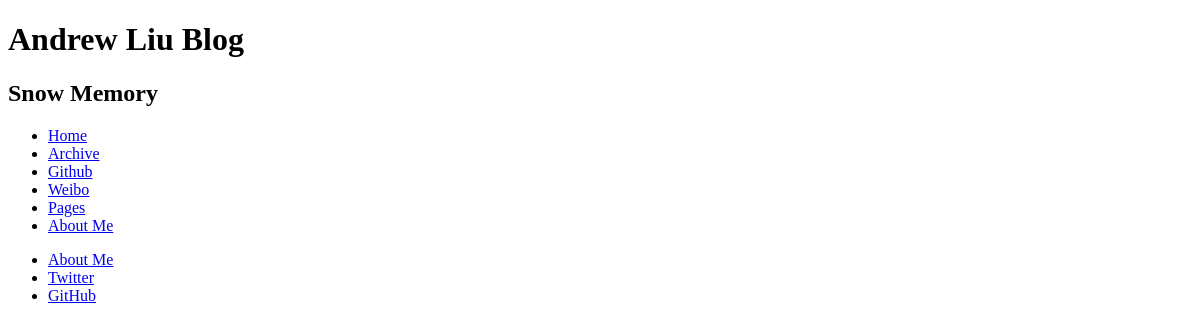
/, run on an earlier commit of the app's database.
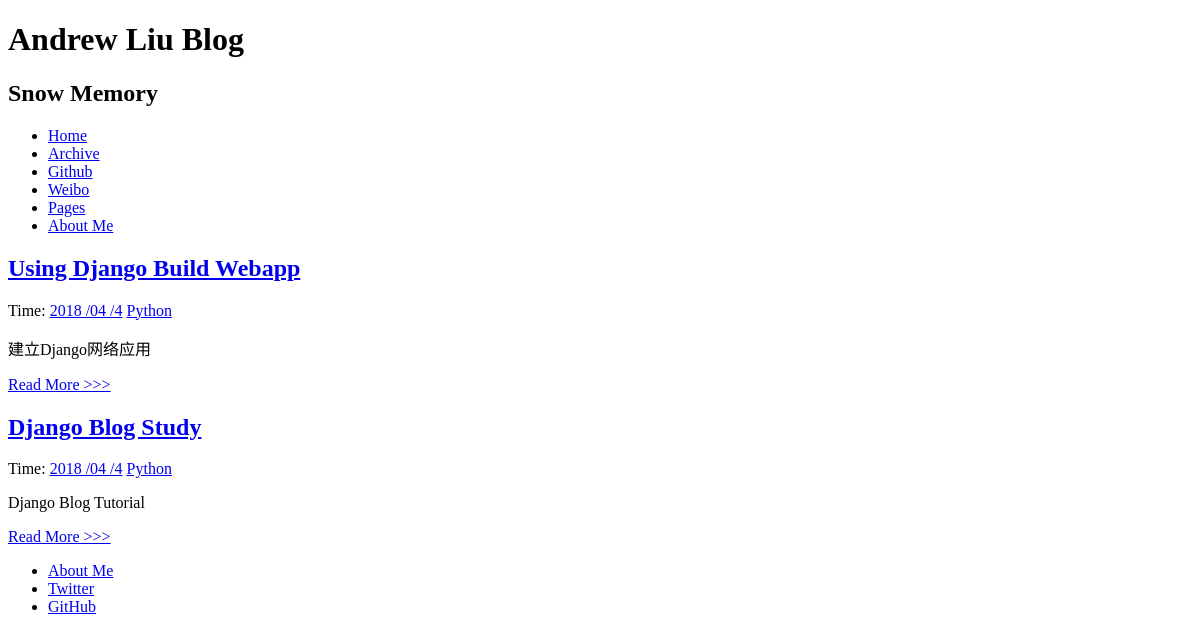
And on a later commit of the database.
### article/models.py (models this page shows, shortened)
class Article(models.Model):
    title=models.CharField(max_length=100)
    category=models.CharField(max_length=50,blank=True)
    date_time=models.DateTimeField(auto_now_add=True)
    content= models.TextField(blank=True,null=True)
    class Meta:
        ordering=['-date_time']

### article/views.py (the view)
# urls.py: 2. Add a URL to urlpatterns:  path('', views.home, name='home')
def home(request):
    post_list = Article.objects.all()
    return render(request, 'home.html', {'post_list': post_list})

### article/templatetags/custom_markdown.py (called while the page is built)
@register.filter(is_safe=True)
@stringfilter
def custom_markdown(value):
    return mark_safe(markdown.markdown(value,extensions=['markdown.extensions.fenced_code','markdown.extensions.codehilite'],safe_mode=True,enable_attibutes=False))

### templates/home.html
{% extends "base.html" %}
{% load custom_markdown %} #使用自定义的markdwom filter
{% block content %}
<div class="posts">
    {% for post in post_list %}
    <section class="post">
        <header class="post-header">
            <h2 class="post-title"><a href="{% url "detail" id=post.id %}">{{ post.title }}</a></h2>
            <p class="post-meta">
                Time:
                <a class="post-author" href="#">{{ post.date_time | date:"Y /m /n" }}</a>
                <a class="post-category post-gategory-js" href="#">{{ post.category }}</a>
            </p>
        </header>
        <div class="post-description">
            <p>
                {{ post.content|custom_markdown }}
            </p>
        </div>
        <a class="pure-button" href="{% url "detail" id=post.id %}">Read More >>></a>
    </section>
    {% endfor %}
</div>
{% endblock %}

### templates/base.html (shortened to what this page needs)
<!doctype html>
<html lang="en">
<head>
    {% load staticfiles %}
    <link rel="stylesheet" href="https://unpkg.com/purecss@1.0.0/build/pure-min.css">
    <link rel="stylesheet" href="https://unpkg.com/purecss@1.0.0/build/grids-responsive-min.css">
    <link rel="stylesheet" href="http://picturebag.qiniudn.com/blog.css">
    <link rel="stylesheet" href="{% static "css/monokai.css" %}" >
</head>
<body>
    <div id="layout" class="pure-g">
        <div class="sidebar pure-u-1 pure-u-md-1-4">
            <div class="header">
                <h1 class="brand-title">Andrew Liu Blog</h1>
                <h2 class="brand-tagline">Snow Memory</h2>
                <nav class="nav">
                    <ul class="nav-list">
                        <li class="nav-item">
                            <a class="button-success pure-button" href="/">Home</a>
                        </li>
                        <li class="nav-item">
                            <a class="button-success pure-button" href="/">Archive</a>
                        </li>
                        <li class="nav-item">
                            <a class="pure-button" href="https://github.com/Andrew-liu/my_blog_tutorial">Github</a>
                        </li>
                        <li class="nav-item">
                            <a class="button-error pure-button" href="http://weibo.com/dinosaurliu">Weibo</a>
                        </li>
                        <li class="nav-item">
                            <a class="button-success pure-button" href="/">Pages</a>
                        </li>
                        <li class="nav-item">
                            <a class="button-success pure-button" href="/">About Me</a>
                        </li>
                    </ul>
                </nav>
            </div>
        </div>
        <div class="content pure-u-1 pure-u-md-3-4">
            <div>
                {% block content %} {% endblock %}
                <div class="footer">
                    <div class="pure-menu pure-menu-horizontal pure-menu-open">
                        <ul>
                            <li>
                                <a href="http://andrewliu.tk/about/">About Me</a>
                            </li>
                            <li>
                                <a href="http://twitter.com/yuilibrary/">Twitter</a>
                            </li>
                            <li>
                                <a href="http://github.com/yahoo/pure/">GitHub</a>
                            </li>
                        </ul>
                    </div>
                </div>
            </div>
        </div>
    </div>
</body>
</html>

What changed in the data, as far as the page shows it:
added Article: title "Using Django Build Webapp", date_time "2018 /04 /4", category "Python", content|custom_markdown "建立Django网络应用"
added Article: title "Django Blog Study", date_time "2018 /04 /4", category "Python", content|custom_markdown "Django Blog Tutorial"
